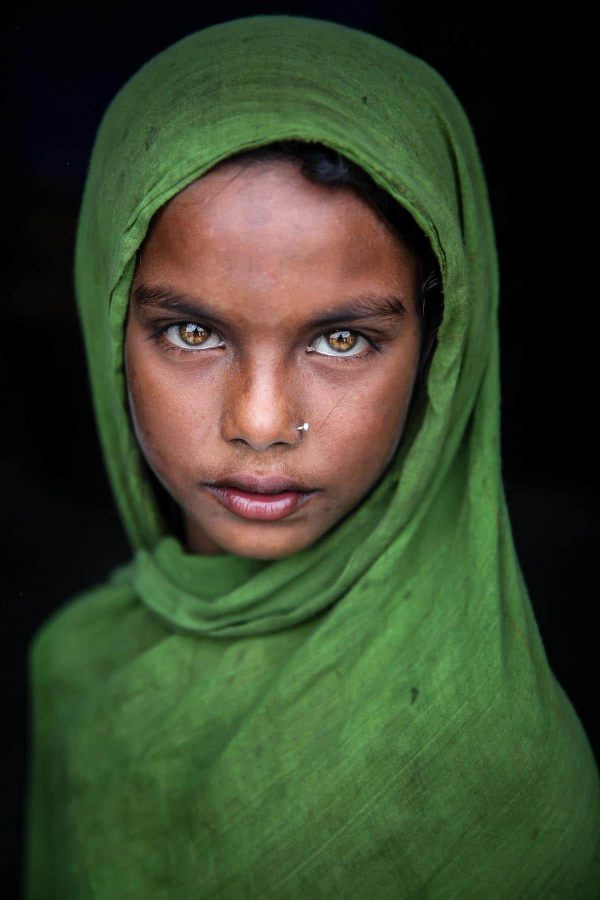
#> input picture Mou-Aysha-portrait-photography-3.jpg, 1200 x 1800 px (shown at 1/2 size)
$ jupyter execute 'Lego Pixel Art Generator v2.ipynb'
#> lines starting #> are read from the running program, lines starting #| are printed output that depends on the picture
<a href="https://www.kaggle.com/datasets/rtatman/lego-database">Lego colours database</a>

[cell 1]
import pandas as pd
import numpy as np
import matplotlib.pyplot as plt
from matplotlib import colors
from PIL import Image
from math import sqrt
from collections import Counter

[cell 2]
# Convert colour hex values to 8bit RGB:
lego_colours = pd.read_csv('colors.csv', index_col='id')
#> (reads colors.csv from the repository)

[cell 3]
lego_colours = lego_colours.drop([-1, 64, 9999], axis=0)

[cell 4]
solid_lego_colours = lego_colours[lego_colours['is_trans'] == 'f']

[cell 5]
solid_lego_colours = solid_lego_colours.rename(columns={'rgb': 'hex'})

[cell 6]
# Remove the different versions of black
solid_lego_colours = solid_lego_colours[solid_lego_colours['hex'] != '000000']

[cell 7]
rgb_values = []
for hex_val in solid_lego_colours['hex']:
    h = hex_val.lstrip('#')
    rgb_val = tuple(int(h[i:i+2], 16) for i in (0, 2, 4))
    rgb_values.append(rgb_val)

solid_lego_colours['RGB'] = rgb_values

[cell 8]
image = Image.open('Mou-Aysha-portrait-photography-3.jpg')
#> image is the input picture: PIL image 1200x1800 RGB; mean R, G, B 57.9, 69.4, 44.1

[cell 9]
image

[cell 10]
ratio = image.size[1]/image.size[0]
#> ratio = 1.5
print(f'Your image is of size {image.size[1]} x {image.size[0]} px and has a ratio of: {ratio}')
#| Your image is of size 1800 x 1200 px and has a ratio of: 1.5

[cell 11]
painting_base_size = int(input('Enter base size for the painting in mm. Value must be an integer: '))
#> the answer given: 100

[cell 12]
painting_size = (painting_base_size, int(painting_base_size * ratio))
#> painting_size = (100, 150)
lego_painting_size = (int(painting_size[0]/7.8), int(painting_size[1]/7.8))
#> lego_painting_size = (12, 19)
number_of_lego_pixels = lego_painting_size[0] * lego_painting_size[1]
#> number_of_lego_pixels = 228
actual_size = (round(lego_painting_size[0]*7.8, 2), round(lego_painting_size[1]*7.8, 2))
#> actual_size = (93.6, 148.2)
print(f'The actual size will be {actual_size[0]} x {actual_size[1]} mm.')
#| The actual size will be 93.6 x 148.2 mm.
print(f'The painting will have {number_of_lego_pixels} pieces, arranged in {lego_painting_size[0]} x {lego_painting_size[1]} grid.')
#| The painting will have 228 pieces, arranged in 12 x 19 grid.

[cell 13]
print('resizing...')

# Resize image
image = image.resize((lego_painting_size[0], lego_painting_size[1]), Image.Resampling.BICUBIC)
print(image.size)
#| (12, 19)

[cell 14]
np_image = np.array(image)

[cell 15]
pixel_list = np_image.reshape(np_image.shape[0] * np_image.shape[1], 3)
#> pixel_list = 228 rows, first 8: [1, 2, 5], [1, 2, 6], [0, 0, 5], [8, 13, 14], [29, 46, 32], [38, 60, 40], [31, 49, 36], [13, 22, 19]

[cell 16]
def closest_color(rgb_value, list_of_colours_to_check):
    """
    This function uses eucledian distance in R, G and B dimentions
    to find what colour (from a list of given colours) is closest
    to the given colour (rgb_value) in the input.
    """
    r, g, b = rgb_value
    color_diffs = []
    for color in list_of_colours_to_check:
        cr, cg, cb = color
        color_diff = sqrt((r - cr)**2 + (g - cg)**2 + (b - cb)**2)
        color_diffs.append((color_diff, color))
    return min(color_diffs)[1]

[cell 17]
indexed_colour_list = []

# Go through all the colours in the list of mean colours and find which
# of the available solid lego colours is closest in colour value
for elem in pixel_list:
    rgb_val = solid_lego_colours[solid_lego_colours['RGB'] == closest_color(elem, solid_lego_colours['RGB'])].index.values
    indexed_colour_list.append(rgb_val[0])
#> this loop made 228 passes
#> (r in closest_color, g in closest_color, b in closest_color, rgb_val) on passes 1 to 3: (1, 2, 5, [0]), (1, 2, 6, [0]), (0, 0, 5, [0])
#> after the loop, indexed_colour_list = 228 values, max 373 at index 125, min 0 at index 0, mean 98.32

print(f'The mean colours have been converted to {len(indexed_colour_list)} LEGO colours.')
#| The mean colours have been converted to 228 LEGO colours.

[cell 18]
# Convert the list to a numpy array
indexed_colour_list = np.array(indexed_colour_list)

# Reshape the numpy array from 1D to 2D (to form back an image)
indexed_colour_list = indexed_colour_list.reshape(lego_painting_size[1], lego_painting_size[0])  # row, cols

[cell 19]
unique_colours, unique_counts = np.unique(indexed_colour_list, return_counts=True)
#> unique_colours = 17 values from 0 to 373; unique_counts = 17 values, max 66 at index 0, min 1 at index 6, mean 13.41

unique_colours_values = []

# Go through all the colours in the list of unique colours (IDs)
# and find their hex RGB value in the table of LEGO colours:
for elem in unique_colours:
    hex_val = solid_lego_colours['hex'][solid_lego_colours.index == elem].values
    unique_colours_values.append(f'#{hex_val[0]}')
#> this loop made 17 passes
#> elem on passes 3 to 14: 6, 8, 10, 60, 70, 72, 86, 92, 134, 148, 150, 288
#> after the loop, unique_colours_values = ['#05131D', '#237841', '#583927', '#6D6E5C', '#4B9F4A', '#645A4C', '#582A12', '#6C6E68', '#7C503A', '#D09168', '#AE7A59', '#575857', '#ABADAC', '#184632', '#352100', '#D67572', '#845E84']

[cell 20]
shoping_list = list(zip(unique_colours, unique_counts))
#> shoping_list = [(0, 66), (2, 33), (6, 9), (8, 2), (10, 18), (60, 6), (70, 1), (72, 1), (86, 11), (92, 4), (134, 9), (148, 5), (150, 1), (288, 54), (308, 3), (335, 4), (373, 1)]
shoping_list.insert(0, ('color ID', 'Count'))
shoping_list = np.array(shoping_list).T.tolist()
#> shoping_list = [['color ID', '0', '2', '6', '8', '10', '60', '70', '72', '86', '92', '134', '148', '150', '288', '308', '335', '373'], ['Count', '66', '33', '9', '2', '18', '6', '1', '1', '11', '4', '9', '5', '1', '54', '3', '4', '1']]

[cell 21]
hex_values_list = []

# Create a hex values list to be used for visualisation (as a colour map)
for value in solid_lego_colours['hex']:
    hex_values_list.append(f'#{value}')

custom_cmap = colors.ListedColormap(hex_values_list)

bounds = []
for i in range(len(solid_lego_colours.index)):
    bound = solid_lego_colours.index[i] - 0.2
    bounds.append(bound)
#bounds = [0] + bounds
norm = colors.BoundaryNorm(bounds, custom_cmap.N)

table_colours = list(zip(unique_colours_values, len(unique_colours_values)*['#FFFFFF']))
#> table_colours = 17 items, first 6: ('#05131D', '#FFFFFF'), ('#237841', '#FFFFFF'), ('#583927', '#FFFFFF'), ('#6D6E5C', '#FFFFFF'), ('#4B9F4A', '#FFFFFF'), ('#645A4C', '#FFFFFF')
table_colours.insert(0, ('#FFFFFF', '#FFFFFF'))  #Colours for the header of the table
table_colours = np.array(table_colours).T.tolist()
#> table_colours = 2 items

[cell 22]
# Create a figure object and a subplot (2 rows and 1 column)
fig, [ax1, ax2] = plt.subplots(2, 1, gridspec_kw={'height_ratios': [lego_painting_size[1], 1]})

# Use the subplot to show the grid of LEGO colours (lego pixels image)
ax1.imshow(indexed_colour_list, cmap=custom_cmap, norm=norm)
# Move the grid ticks to sit in between the pixes instead in the middle of the pixels
ax1.set_xticks([x-0.5 for x in list(range(1,indexed_colour_list.shape[1]+1))], range(1,indexed_colour_list.shape[1]+1), visible=False)  # Hide tick labels on the x axis
ax1.set_yticks([y-0.5 for y in list(range(1,indexed_colour_list.shape[0]+1))], range(1,indexed_colour_list.shape[0]+1), visible=False)  # Hide tick labels on the y axis
ax1.grid(which="major", color='black', linestyle='-', linewidth=0.5)  #Add grid lines on all major ticks
ax1.set_title('LEGO colours (lego pixels image)')  #Set the title of the subplot

for i in range(indexed_colour_list.shape[0]):
    for j in range(indexed_colour_list.shape[1]):
        text = ax1.text(j, i, indexed_colour_list[i, j], ha="center", va="center", fontsize=15, color="white")

# Use the subplot to show the grid of LEGO colours (lego pixels image)
table = ax2.table(cellText=shoping_list, cellColours=table_colours, loc='upper right')
table.scale(1, 0.7)
table.auto_set_font_size(False)
table.set_fontsize(20)
ax2.axis('off')

# Set the figure size and save it for reference
fig.set_size_inches(lego_painting_size[0], lego_painting_size[1])
fig.savefig('lego pixels.pdf', bbox_inches='tight')
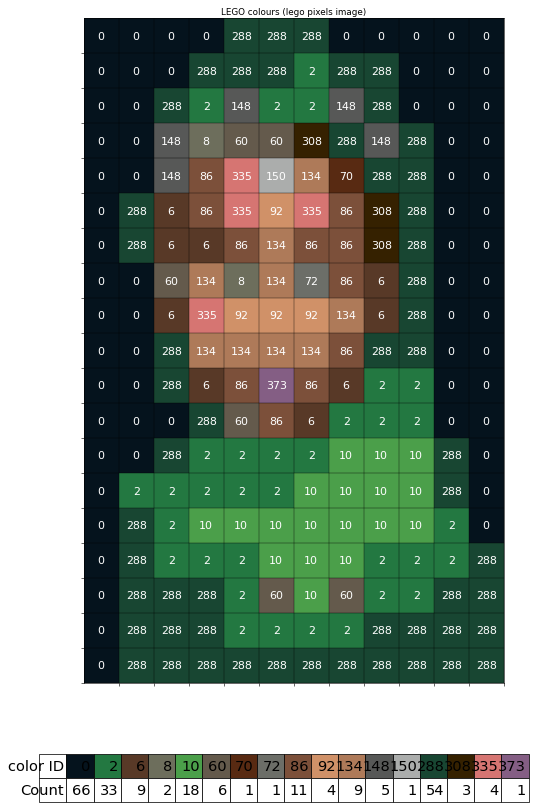
#> figure drawn by matplotlib, 1 panel
